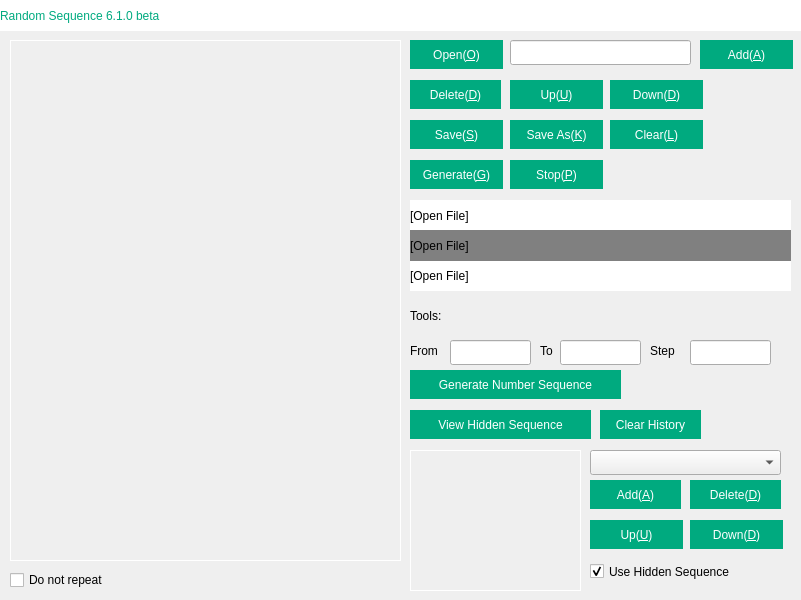
<?xml version="1.0" encoding="UTF-8"?>
<ui version="4.0">
 <class>MainWindow</class>
 <widget class="QMainWindow" name="MainWindow">
  <property name="geometry">
   <rect>
    <x>0</x>
    <y>0</y>
    <width>801</width>
    <height>600</height>
   </rect>
  </property>
  <property name="windowTitle">
   <string>MainWindow</string>
  </property>
  <property name="styleSheet">
   <string notr="true">#MainWindow{
	border-image: url(:/new/pics/pic (1).jpg);
}</string>
  </property>
  <widget class="QWidget" name="centralwidget">
   <widget class="QLabel" name="label">
    <property name="geometry">
     <rect>
      <x>0</x>
      <y>0</y>
      <width>801</width>
      <height>31</height>
     </rect>
    </property>
    <property name="styleSheet">
     <string notr="true">background-color: rgb(255, 255, 255);
color: rgb(0, 170, 127);
font:20px &quot;Lucida Sans&quot;;</string>
    </property>
    <property name="text">
     <string>Random Sequence 6.1.0 beta</string>
    </property>
   </widget>
   <widget class="QListWidget" name="listWidget">
    <property name="geometry">
     <rect>
      <x>10</x>
      <y>40</y>
      <width>391</width>
      <height>521</height>
     </rect>
    </property>
    <property name="styleSheet">
     <string notr="true">background:transparent;
border:1px solid white;
font:20px &quot;Lucida Sans&quot;;</string>
    </property>
   </widget>
   <widget class="QLabel" name="label_2">
    <property name="geometry">
     <rect>
      <x>410</x>
      <y>200</y>
      <width>381</width>
      <height>31</height>
     </rect>
    </property>
    <property name="layoutDirection">
     <enum>Qt::LeftToRight</enum>
    </property>
    <property name="styleSheet">
     <string notr="true">background-color: rgb(255, 255, 255);
font:15px &quot;Lucida Sans&quot;;</string>
    </property>
    <property name="text">
     <string>[Open File]</string>
    </property>
   </widget>
   <widget class="QLabel" name="label_4">
    <property name="geometry">
     <rect>
      <x>410</x>
      <y>260</y>
      <width>381</width>
      <height>31</height>
     </rect>
    </property>
    <property name="layoutDirection">
     <enum>Qt::LeftToRight</enum>
    </property>
    <property name="styleSheet">
     <string notr="true">background-color: rgb(255, 255, 255);
font:15px &quot;Lucida Sans&quot;;</string>
    </property>
    <property name="text">
     <string>[Open File]</string>
    </property>
   </widget>
   <widget class="QLabel" name="label_3">
    <property name="geometry">
     <rect>
      <x>410</x>
      <y>230</y>
      <width>381</width>
      <height>31</height>
     </rect>
    </property>
    <property name="layoutDirection">
     <enum>Qt::LeftToRight</enum>
    </property>
    <property name="styleSheet">
     <string notr="true">background-color: grey;
font:15px &quot;Lucida Sans&quot;;</string>
    </property>
    <property name="text">
     <string>[Open File]</string>
    </property>
   </widget>
   <widget class="QWidget" name="widget" native="true">
    <property name="geometry">
     <rect>
      <x>410</x>
      <y>40</y>
      <width>391</width>
      <height>151</height>
     </rect>
    </property>
    <property name="styleSheet">
     <string notr="true"/>
    </property>
    <widget class="QLineEdit" name="lineEdit">
     <property name="geometry">
      <rect>
       <x>100</x>
       <y>0</y>
       <width>181</width>
       <height>25</height>
      </rect>
     </property>
    </widget>
    <widget class="QPushButton" name="pushButton">
     <property name="geometry">
      <rect>
       <x>0</x>
       <y>0</y>
       <width>93</width>
       <height>29</height>
      </rect>
     </property>
     <property name="styleSheet">
      <string notr="true">QPushButton{
	border-radius:0px;
	background-color: rgb(0, 170, 127);
	color: rgb(255, 255, 255);
	font:15px &quot;Lucida Sans&quot;;
}
QPushButton:hover{
	background-color: rgb(170, 170, 127);
}</string>
     </property>
     <property name="text">
      <string>Open(&amp;O)</string>
     </property>
    </widget>
    <widget class="QPushButton" name="pushButton_7">
     <property name="geometry">
      <rect>
       <x>100</x>
       <y>120</y>
       <width>93</width>
       <height>29</height>
      </rect>
     </property>
     <property name="styleSheet">
      <string notr="true">QPushButton{
	border-radius:0px;
	background-color: rgb(0, 170, 127);
	color: rgb(255, 255, 255);
	font:15px &quot;Lucida Sans&quot;;
}
QPushButton:hover{
	background-color: rgb(170, 170, 127);
}</string>
     </property>
     <property name="text">
      <string>Stop(&amp;P)</string>
     </property>
    </widget>
    <widget class="QPushButton" name="pushButton_8">
     <property name="geometry">
      <rect>
       <x>100</x>
       <y>40</y>
       <width>93</width>
       <height>29</height>
      </rect>
     </property>
     <property name="styleSheet">
      <string notr="true">QPushButton{
	border-radius:0px;
	background-color: rgb(0, 170, 127);
	color: rgb(255, 255, 255);
	font:15px &quot;Lucida Sans&quot;;
}
QPushButton:hover{
	background-color: rgb(170, 170, 127);
}</string>
     </property>
     <property name="text">
      <string>Up(&amp;U)</string>
     </property>
    </widget>
    <widget class="QPushButton" name="pushButton_9">
     <property name="geometry">
      <rect>
       <x>200</x>
       <y>40</y>
       <width>93</width>
       <height>29</height>
      </rect>
     </property>
     <property name="styleSheet">
      <string notr="true">QPushButton{
	border-radius:0px;
	background-color: rgb(0, 170, 127);
	color: rgb(255, 255, 255);
	font:15px &quot;Lucida Sans&quot;;
}
QPushButton:hover{
	background-color: rgb(170, 170, 127);
}</string>
     </property>
     <property name="text">
      <string>Down(&amp;D)</string>
     </property>
    </widget>
    <widget class="QPushButton" name="pushButton_4">
     <property name="geometry">
      <rect>
       <x>0</x>
       <y>120</y>
       <width>93</width>
       <height>29</height>
      </rect>
     </property>
     <property name="styleSheet">
      <string notr="true">QPushButton{
	border-radius:0px;
	background-color: rgb(0, 170, 127);
	color: rgb(255, 255, 255);
	font:15px &quot;Lucida Sans&quot;;
}
QPushButton:hover{
	background-color: rgb(170, 170, 127);
}</string>
     </property>
     <property name="text">
      <string>Generate(&amp;G)</string>
     </property>
    </widget>
    <widget class="QPushButton" name="pushButton_2">
     <property name="geometry">
      <rect>
       <x>290</x>
       <y>0</y>
       <width>93</width>
       <height>29</height>
      </rect>
     </property>
     <property name="styleSheet">
      <string notr="true">QPushButton{
	border-radius:0px;
	background-color: rgb(0, 170, 127);
	color: rgb(255, 255, 255);
	font:15px &quot;Lucida Sans&quot;;
}
QPushButton:hover{
	background-color: rgb(170, 170, 127);
}</string>
     </property>
     <property name="text">
      <string>Add(&amp;A)</string>
     </property>
    </widget>
    <widget class="QPushButton" name="pushButton_5">
     <property name="geometry">
      <rect>
       <x>0</x>
       <y>80</y>
       <width>93</width>
       <height>29</height>
      </rect>
     </property>
     <property name="styleSheet">
      <string notr="true">QPushButton{
	border-radius:0px;
	background-color: rgb(0, 170, 127);
	color: rgb(255, 255, 255);
	font:15px &quot;Lucida Sans&quot;;
}
QPushButton:hover{
	background-color: rgb(170, 170, 127);
}</string>
     </property>
     <property name="text">
      <string>Save(&amp;S)</string>
     </property>
    </widget>
    <widget class="QPushButton" name="pushButton_6">
     <property name="geometry">
      <rect>
       <x>100</x>
       <y>80</y>
       <width>93</width>
       <height>29</height>
      </rect>
     </property>
     <property name="styleSheet">
      <string notr="true">QPushButton{
	border-radius:0px;
	background-color: rgb(0, 170, 127);
	color: rgb(255, 255, 255);
	font:15px &quot;Lucida Sans&quot;;
}
QPushButton:hover{
	background-color: rgb(170, 170, 127);
}</string>
     </property>
     <property name="text">
      <string>Save As(&amp;K)</string>
     </property>
    </widget>
    <widget class="QPushButton" name="pushButton_3">
     <property name="geometry">
      <rect>
       <x>0</x>
       <y>40</y>
       <width>91</width>
       <height>29</height>
      </rect>
     </property>
     <property name="styleSheet">
      <string notr="true">QPushButton{
	border-radius:0px;
	background-color: rgb(0, 170, 127);
	color: rgb(255, 255, 255);
	font:15px &quot;Lucida Sans&quot;;
}
QPushButton:hover{
	background-color: rgb(170, 170, 127);
}</string>
     </property>
     <property name="text">
      <string>Delete(&amp;D)</string>
     </property>
    </widget>
    <widget class="QPushButton" name="pushButton_17">
     <property name="geometry">
      <rect>
       <x>200</x>
       <y>80</y>
       <width>93</width>
       <height>29</height>
      </rect>
     </property>
     <property name="styleSheet">
      <string notr="true">QPushButton{
	border-radius:0px;
	background-color: rgb(0, 170, 127);
	color: rgb(255, 255, 255);
	font:15px &quot;Lucida Sans&quot;;
}
QPushButton:hover{
	background-color: rgb(170, 170, 127);
}</string>
     </property>
     <property name="text">
      <string>Clear(&amp;L)</string>
     </property>
    </widget>
   </widget>
   <widget class="QLabel" name="label_5">
    <property name="geometry">
     <rect>
      <x>410</x>
      <y>300</y>
      <width>91</width>
      <height>31</height>
     </rect>
    </property>
    <property name="styleSheet">
     <string notr="true">font:30px &quot;Lucida Console&quot;;</string>
    </property>
    <property name="text">
     <string>Tools:</string>
    </property>
   </widget>
   <widget class="QLineEdit" name="lineEdit_2">
    <property name="geometry">
     <rect>
      <x>450</x>
      <y>340</y>
      <width>81</width>
      <height>25</height>
     </rect>
    </property>
   </widget>
   <widget class="QLineEdit" name="lineEdit_3">
    <property name="geometry">
     <rect>
      <x>560</x>
      <y>340</y>
      <width>81</width>
      <height>25</height>
     </rect>
    </property>
   </widget>
   <widget class="QLabel" name="label_6">
    <property name="geometry">
     <rect>
      <x>410</x>
      <y>340</y>
      <width>41</width>
      <height>21</height>
     </rect>
    </property>
    <property name="layoutDirection">
     <enum>Qt::LeftToRight</enum>
    </property>
    <property name="styleSheet">
     <string notr="true">font:15px &quot;Lucida Sans&quot;;</string>
    </property>
    <property name="text">
     <string>From</string>
    </property>
   </widget>
   <widget class="QLabel" name="label_7">
    <property name="geometry">
     <rect>
      <x>540</x>
      <y>340</y>
      <width>21</width>
      <height>21</height>
     </rect>
    </property>
    <property name="layoutDirection">
     <enum>Qt::LeftToRight</enum>
    </property>
    <property name="styleSheet">
     <string notr="true">font:15px &quot;Lucida Sans&quot;;</string>
    </property>
    <property name="text">
     <string>To</string>
    </property>
   </widget>
   <widget class="QPushButton" name="pushButton_11">
    <property name="geometry">
     <rect>
      <x>410</x>
      <y>370</y>
      <width>211</width>
      <height>29</height>
     </rect>
    </property>
    <property name="styleSheet">
     <string notr="true">QPushButton{
	border-radius:0px;
	background-color: rgb(0, 170, 127);
	color: rgb(255, 255, 255);
	font:15px &quot;Lucida Sans&quot;;
}
QPushButton:hover{
	background-color: rgb(170, 170, 127);
}</string>
    </property>
    <property name="text">
     <string>Generate Number Sequence</string>
    </property>
   </widget>
   <widget class="QLabel" name="label_8">
    <property name="geometry">
     <rect>
      <x>650</x>
      <y>340</y>
      <width>31</width>
      <height>21</height>
     </rect>
    </property>
    <property name="layoutDirection">
     <enum>Qt::LeftToRight</enum>
    </property>
    <property name="styleSheet">
     <string notr="true">font:15px &quot;Lucida Sans&quot;;</string>
    </property>
    <property name="text">
     <string>Step</string>
    </property>
   </widget>
   <widget class="QLineEdit" name="lineEdit_4">
    <property name="geometry">
     <rect>
      <x>690</x>
      <y>340</y>
      <width>81</width>
      <height>25</height>
     </rect>
    </property>
   </widget>
   <widget class="QFrame" name="frame">
    <property name="geometry">
     <rect>
      <x>410</x>
      <y>440</y>
      <width>381</width>
      <height>151</height>
     </rect>
    </property>
    <property name="styleSheet">
     <string notr="true">#frame{
border:0px;
}</string>
    </property>
    <property name="frameShape">
     <enum>QFrame::StyledPanel</enum>
    </property>
    <property name="frameShadow">
     <enum>QFrame::Raised</enum>
    </property>
    <widget class="QListWidget" name="listWidget_2">
     <property name="geometry">
      <rect>
       <x>0</x>
       <y>10</y>
       <width>171</width>
       <height>141</height>
      </rect>
     </property>
     <property name="styleSheet">
      <string notr="true">background:transparent;
border:1px solid white;
font:20px &quot;Lucida Sans&quot;;</string>
     </property>
    </widget>
    <widget class="QComboBox" name="comboBox">
     <property name="geometry">
      <rect>
       <x>180</x>
       <y>10</y>
       <width>191</width>
       <height>25</height>
      </rect>
     </property>
    </widget>
    <widget class="QPushButton" name="pushButton_10">
     <property name="geometry">
      <rect>
       <x>180</x>
       <y>40</y>
       <width>91</width>
       <height>29</height>
      </rect>
     </property>
     <property name="styleSheet">
      <string notr="true">QPushButton{
	border-radius:0px;
	background-color: rgb(0, 170, 127);
	color: rgb(255, 255, 255);
	font:15px &quot;Lucida Sans&quot;;
}
QPushButton:hover{
	background-color: rgb(170, 170, 127);
}</string>
     </property>
     <property name="text">
      <string>Add(&amp;A)</string>
     </property>
    </widget>
    <widget class="QPushButton" name="pushButton_14">
     <property name="geometry">
      <rect>
       <x>280</x>
       <y>40</y>
       <width>91</width>
       <height>29</height>
      </rect>
     </property>
     <property name="styleSheet">
      <string notr="true">QPushButton{
	border-radius:0px;
	background-color: rgb(0, 170, 127);
	color: rgb(255, 255, 255);
	font:15px &quot;Lucida Sans&quot;;
}
QPushButton:hover{
	background-color: rgb(170, 170, 127);
}</string>
     </property>
     <property name="text">
      <string>Delete(&amp;D)</string>
     </property>
    </widget>
    <widget class="QPushButton" name="pushButton_15">
     <property name="geometry">
      <rect>
       <x>180</x>
       <y>80</y>
       <width>93</width>
       <height>29</height>
      </rect>
     </property>
     <property name="styleSheet">
      <string notr="true">QPushButton{
	border-radius:0px;
	background-color: rgb(0, 170, 127);
	color: rgb(255, 255, 255);
	font:15px &quot;Lucida Sans&quot;;
}
QPushButton:hover{
	background-color: rgb(170, 170, 127);
}</string>
     </property>
     <property name="text">
      <string>Up(&amp;U)</string>
     </property>
    </widget>
    <widget class="QPushButton" name="pushButton_16">
     <property name="geometry">
      <rect>
       <x>280</x>
       <y>80</y>
       <width>93</width>
       <height>29</height>
      </rect>
     </property>
     <property name="styleSheet">
      <string notr="true">QPushButton{
	border-radius:0px;
	background-color: rgb(0, 170, 127);
	color: rgb(255, 255, 255);
	font:15px &quot;Lucida Sans&quot;;
}
QPushButton:hover{
	background-color: rgb(170, 170, 127);
}</string>
     </property>
     <property name="text">
      <string>Down(&amp;D)</string>
     </property>
    </widget>
    <widget class="QCheckBox" name="checkBox">
     <property name="geometry">
      <rect>
       <x>180</x>
       <y>120</y>
       <width>201</width>
       <height>23</height>
      </rect>
     </property>
     <property name="styleSheet">
      <string notr="true">font:15px &quot;Lucida Sans&quot;;</string>
     </property>
     <property name="text">
      <string>Use Hidden Sequence</string>
     </property>
     <property name="checked">
      <bool>true</bool>
     </property>
    </widget>
   </widget>
   <widget class="QPushButton" name="pushButton_12">
    <property name="geometry">
     <rect>
      <x>410</x>
      <y>410</y>
      <width>181</width>
      <height>29</height>
     </rect>
    </property>
    <property name="styleSheet">
     <string notr="true">QPushButton{
	border-radius:0px;
	background-color: rgb(0, 170, 127);
	color: rgb(255, 255, 255);
	font:15px &quot;Lucida Sans&quot;;
}
QPushButton:hover{
	background-color: rgb(170, 170, 127);
}</string>
    </property>
    <property name="text">
     <string>View Hidden Sequence</string>
    </property>
   </widget>
   <widget class="QPushButton" name="pushButton_13">
    <property name="enabled">
     <bool>true</bool>
    </property>
    <property name="geometry">
     <rect>
      <x>600</x>
      <y>410</y>
      <width>101</width>
      <height>29</height>
     </rect>
    </property>
    <property name="styleSheet">
     <string notr="true">QPushButton{
	border-radius:0px;
	background-color: rgb(0, 170, 127);
	color: rgb(255, 255, 255);
	font:15px &quot;Lucida Sans&quot;;
}
QPushButton:hover{
	background-color: rgb(170, 170, 127);
}</string>
    </property>
    <property name="text">
     <string>Clear History</string>
    </property>
   </widget>
   <widget class="QCheckBox" name="checkBox_2">
    <property name="enabled">
     <bool>true</bool>
    </property>
    <property name="geometry">
     <rect>
      <x>10</x>
      <y>570</y>
      <width>291</width>
      <height>20</height>
     </rect>
    </property>
    <property name="styleSheet">
     <string notr="true">font:15px &quot;Lucida Sans&quot;;</string>
    </property>
    <property name="text">
     <string>Do not repeat</string>
    </property>
    <property name="checked">
     <bool>false</bool>
    </property>
   </widget>
  </widget>
 </widget>
 <resources/>
 <connections>
  <connection>
   <sender>lineEdit</sender>
   <signal>returnPressed()</signal>
   <receiver>pushButton_2</receiver>
   <slot>click()</slot>
   <hints>
    <hint type="sourcelabel">
     <x>613</x>
     <y>54</y>
    </hint>
    <hint type="destinationlabel">
     <x>732</x>
     <y>60</y>
    </hint>
   </hints>
  </connection>
 </connections>
</ui>
